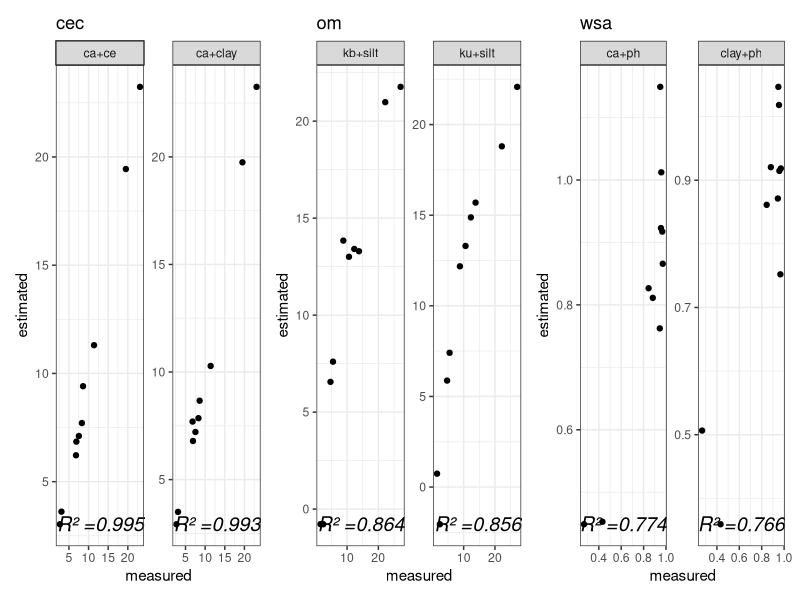

This chart was generated by the following R code:
# Librerias ---------------------------------------------------------------

library(tidyverse)
library(readxl)
library(broom)

# Idea original -----------------------------------------------------------

#https://tkoomar.github.io/post/2020-05-02-tutorial-iterate-lm/

# Cargar datos ------------------------------------------------------------

datos_temp_0_variables <- read_excel("data/Data_Qh_0.xlsx")

# Funcion lm() ------------------------------------------------------------

lm_caller <- function(variable_objetivo, covariables, data){
  formula <- as.formula(paste0(variable_objetivo, " ~ ", covariables))
  output <- lm(formula, data = data)
  return(output)
}

# Lista variables ---------------------------------------------------------

cationes <- c("ca", "k", "mg", "na")

lista_variables <-
  crossing(
    variable_1 = colnames(datos_temp_0_variables), 
    variable_2 = colnames(datos_temp_0_variables), 
  ) %>%
  filter(!variable_1 == variable_2) %>%
  filter(variable_1 < variable_2) %>% 
  filter(!(variable_1 %in% cationes & variable_2 %in% cationes)) %>%  
  mutate(covariables = paste0(variable_1, "+", variable_2)) 


# Definir variables -------------------------------------------------------

variable_objetivo <- data.frame(variable_objetivo = c('cec', 'om', 'wsa'))

covariables <- data.frame(covariables = lista_variables$covariables %>% dput())

# Formulas ----------------------------------------------------------------

formulas <- crossing(variable_objetivo, covariables) %>% 
  filter(!str_detect(covariables, 'om|cec|wsa'))

# Modelacion --------------------------------------------------------------

lista_modelos <- mutate(formulas,
                        modelos_lm = map2(variable_objetivo, covariables, function(variable_objetivo, covariables) {
                          lm_caller(
                            variable_objetivo = variable_objetivo,
                            covariables = covariables,
                            data = datos_temp_0_variables
                          )
                        }),
                        resumen = purrr::map(modelos_lm, ~broom::glance(.x)),
                        coeficientes = purrr::map(modelos_lm, ~broom::tidy(.x))
                        ) 
# Extraer coeficientes ----------------------------------------------------

ecuaciones_modelos <-
lista_modelos %>% 
  unnest(coeficientes) %>% 
  group_by(variable_objetivo, covariables) %>% 
  summarise(intercepto = estimate[1],
            coeficiente_1 = estimate[2],
            coeficiente_2 = estimate[3]) %>% 
  separate(covariables, c("variable_1", "variable_2"), remove = FALSE) %>% 
  mutate(ecuacion = paste0(variable_objetivo, " = ", 
                           round(coeficiente_1,3), " ", variable_1, " + ", round(coeficiente_2,3)," ", variable_2))


# Modelos + ecuaciones ----------------------------------------------------

lista_modelos_ecuaciones <- left_join(lista_modelos,ecuaciones_modelos)
  
# filtrar significantes y con R alto --------------------------------------

# ejemplo: solo significativos (p <0.05 y R sobre 0.8)

modelos_filtrados <-
  lista_modelos_ecuaciones %>% 
  unnest(resumen) %>% 
  filter(p.value < 0.05 & r.squared > 0.7) 

# Graficar ----------------------------------------------------------------

plot_data <- modelos_filtrados %>%
  group_by(variable_objetivo) %>% 
  slice_max(r.squared, n = 2) %>% #aca deje los 2 R2 mas altos
  mutate(residual = map(modelos_lm, broom::augment)) %>%
  dplyr::select(variable_objetivo, covariables,residual,ecuacion, r.squared) %>%
  unnest(residual) %>%
  pivot_longer(cols = c(-starts_with("."), -variable_objetivo, -covariables, -ecuacion, -r.squared), 
               names_to = 'name', 
               values_to ='actual'
  ) %>%
  filter(variable_objetivo == name) %>%
  nest(data = -variable_objetivo) %>%
  mutate(plot = map2(data, variable_objetivo,  ~(
    ggplot(.x, aes(x = actual, y = .fitted, height = 0)) +
      geom_point() +
      facet_wrap(~covariables, scales = 'free') + 
      labs(title = .y, x = "measured", y = "estimated")+
      geom_text(
        size    = 5,
        mapping = aes(x = Inf, y = -Inf, label = paste0(ecuacion, ", R² =", round(r.squared,3))),
        hjust   = 1,
        vjust   = -1,
        check_overlap = TRUE,
        fontface = "italic")
  )))

patchwork::wrap_plots(plot_data$plot) & theme_bw()